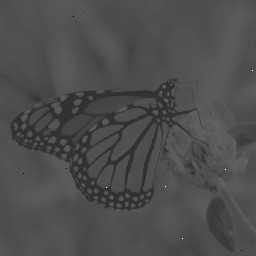
#> input picture butterfly.jpg, 256 x 256 px
$ python pa13c.py
#> lines starting #> are read from the running program, lines starting #| are printed output that depends on the picture
#!/usr/bin/env python3
# -*- coding: utf-8 -*-
"""
Created on Sun Feb 25 19:00:28 2018

@author: Richard Guinto
"""

import numpy as np
import cv2
#import matplotlib.pyplot as plt
import sys

filename = 'butterfly.jpg'
if len(sys.argv) > 1 :
    filename = sys.argv[1]

img = cv2.imread(filename)
#> img is the input picture: shape (256, 256, 3); min 0, max 255, mean 77.3
gray = cv2.cvtColor(img, cv2.COLOR_BGR2GRAY)
#perform median filter to remove the salt and pepper noise
median = cv2.medianBlur(gray, 3)
#concatenate original image and the enhanced image
canvas = np.hstack([gray, median])
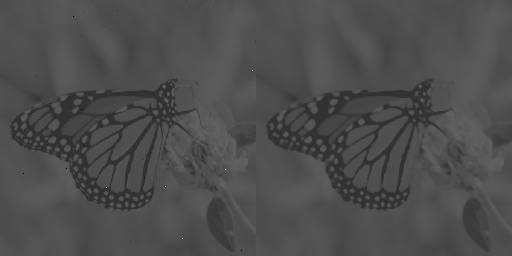
#> canvas: shape (256, 512); min 0, max 255, mean 77.3

#compute the histogram of the enhanced image
hist1 = cv2.calcHist([median],[0],None,[256],[0,256])
#> hist1 = 256 values, max 5955 at index 79, min 0 at index 0, mean 256

#perform automatic histogram equalization and append to the output window
medianeq = cv2.equalizeHist(median)
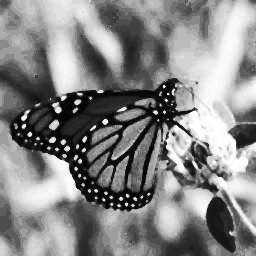
#> medianeq: shape (256, 256); min 0, max 255, mean 133.4
canvas = np.hstack([canvas, medianeq])
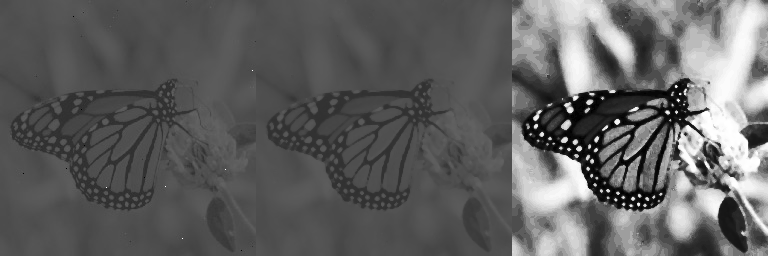
#> canvas: shape (256, 768); min 0, max 255, mean 96

hist2 = cv2.calcHist([medianeq],[0],None,[256],[0,256])
#> hist2 = 256 values, max 5955 at index 136, min 0 at index 1, mean 256

# enable this three lines if you want to display the histogram
#plt.plot(hist1)
#plt.plot(hist2)
#plt.show()

cv2.imshow('press q to close the window', canvas)
cv2.waitKey(0)
cv2.destroyAllWindows()
